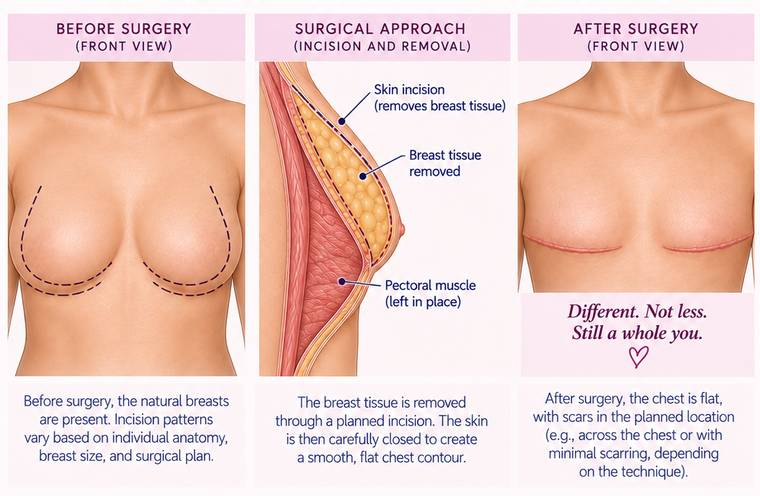
#> input picture images/recon-flatclosure-base.jpg, 760 x 496 px, found by its file name
$ python add-areolae.py
#> lines starting #> are read from the running program, lines starting #| are printed output that depends on the picture
"""Add nipple-areola complexes to the 'before surgery' panel.

The illustration is lit from the upper left, so each areola is shaded to match:
slightly lighter on its upper-left, deeper on its lower-right, with a soft
edge rather than a drawn outline, which is how the rest of the artwork reads.
"""
from PIL import Image, ImageDraw, ImageFilter

# Always read the untouched base, never the output - otherwise re-running
# this would composite a second set of areolae on top of the first.
SRC = "/Users/nickymurphy/Desktop/FoobOnTheLoose/images/recon-flatclosure-base.jpg"
OUT = "/Users/nickymurphy/Desktop/FoobOnTheLoose/images/recon-flatclosure.jpg"

im = Image.open(SRC).convert("RGB")
#> im is the input picture: PIL image 760x496 RGB; mean R, G, B 236.9, 203.9, 195.5
SS = 4  # supersample, so the soft edges are smooth once scaled back down

# apex of each breast mound, from the gridded reference
BREASTS = [(53, 248), (191, 248)]
AREOLA_W, AREOLA_H = 25, 23
NIPPLE_W, NIPPLE_H = 8, 7


def shade(base, dr, dg, db):
    return tuple(max(0, min(255, c + d)) for c, d in zip(base, (dr, dg, db)))


layer = Image.new("RGBA", (im.width * SS, im.height * SS), (0, 0, 0, 0))
#> layer: PIL image 3040x1984 RGBA; every value is 0
d = ImageDraw.Draw(layer)
px = im.load()

for cx, cy in BREASTS:
    skin = px[cx, cy]

    # Areola: a touch deeper and browner than the surrounding skin, built in
    # a few concentric passes so it fades outward instead of ending on a line.
    for i, (scale, dr, dg, db, alpha) in enumerate((
        (1.00, -6, -26, -22, 90),
        (0.86, -10, -36, -30, 130),
        (0.70, -13, -44, -37, 165),
        (0.54, -15, -50, -42, 195),
    )):
        w, h = AREOLA_W * scale, AREOLA_H * scale
        col = shade(skin, dr, dg, db) + (alpha,)
        d.ellipse([(cx - w / 2) * SS, (cy - h / 2) * SS,
                   (cx + w / 2) * SS, (cy + h / 2) * SS], fill=col)

    # Nipple, seated centrally and a little deeper again.
    nw, nh = NIPPLE_W, NIPPLE_H
    d.ellipse([(cx - nw / 2) * SS, (cy - nh / 2) * SS,
               (cx + nw / 2) * SS, (cy + nh / 2) * SS],
              fill=shade(skin, -18, -58, -48) + (215,))

    # Lighting: the sheet is lit from the upper left throughout.
    d.ellipse([(cx - nw * 0.34) * SS, (cy - nh * 0.46) * SS,
               (cx + nw * 0.02) * SS, (cy - nh * 0.04) * SS],
              fill=shade(skin, 6, 10, 12) + (80,))
    d.ellipse([(cx - nw * 0.08) * SS, (cy + nh * 0.02) * SS,
               (cx + nw * 0.40) * SS, (cy + nh * 0.48) * SS],
              fill=shade(skin, -22, -64, -54) + (95,))
#> this loop made 2 passes
#> (skin, nw, nh) on passes 1 to 2: ((245, 185, 159), 8, 7), ((246, 195, 174), 8, 7)

layer = layer.resize(im.size, Image.LANCZOS).filter(ImageFilter.GaussianBlur(0.5))
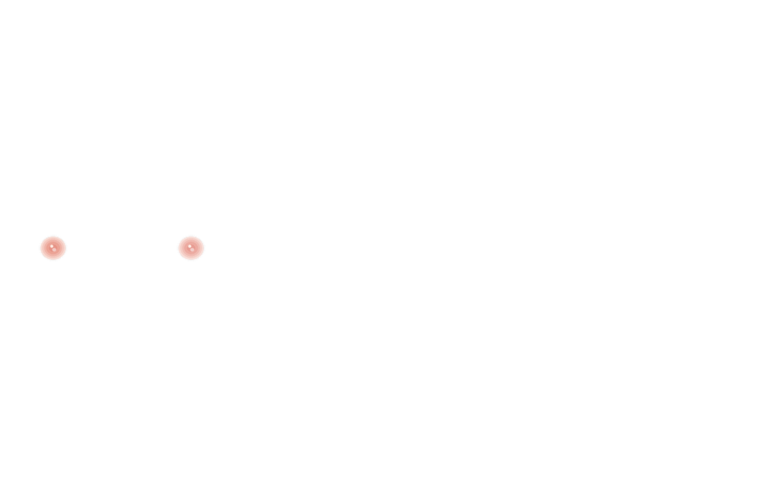
#> layer: PIL image 760x496 RGBA; mean R, G, B, A 0.7, 0.5, 0.4, 0.4; transparent parts drawn white
out = im.convert("RGBA")
out.alpha_composite(layer)
out.convert("RGB").save(OUT, quality=86, optimize=True)

# side-by-side detail of the panel, before and after, enlarged
box = (10, 170, 240, 310)
before = im.crop(box); after = Image.open(OUT).crop(box)
#> after `before = im.crop(box)`:
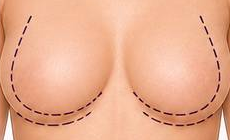
#> before: PIL image 230x140 RGB; mean R, G, B 233.1, 172.9, 142.1
cmp = Image.new("RGB", (before.width * 2 + 16, before.height), "white")
#> cmp: PIL image 476x140 RGB; every value is 255
cmp.paste(before, (0, 0)); cmp.paste(after, (before.width + 16, 0))
#> after `cmp.paste(before, (0, 0))`:
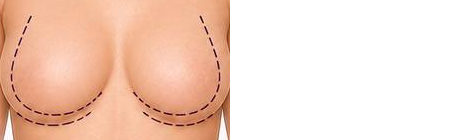
#> cmp: PIL image 476x140 RGB; mean R, G, B 244.4, 215.3, 200.5
#> after `cmp.paste(after, (before.width + 16, 0))`:
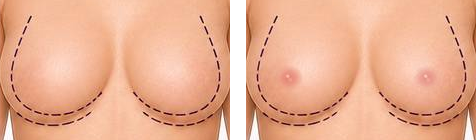
#> cmp: PIL image 476x140 RGB; mean R, G, B 233.7, 175.3, 145.6
cmp = cmp.resize((cmp.width * 3, cmp.height * 3), Image.LANCZOS)
#> cmp: PIL image 1428x420 RGB
cmp.save("/private/tmp/claude-501/-Users-nickymurphy-Desktop-FoobOnTheLoose/d558efa8-a861-4932-a105-576aa129e064/scratchpad/flat-compare.png")
print("written: before (left) / after (right)")

$ run again, with images/IMG_0502.JPG copied over images/recon-flatclosure-base.jpg
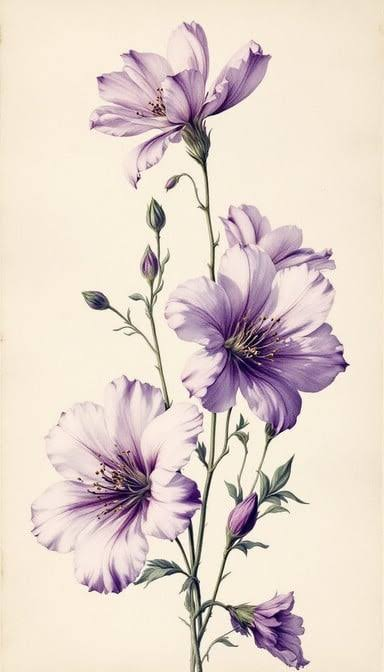
#> input picture images/IMG_0502.JPG, 384 x 672 px, found by its file name
#> im is the input picture: PIL image 384x672 RGB; mean R, G, B 226.5, 211.8, 203.3
#> the loop `for cx, cy in BREASTS:` made 2 passes
#> (skin, nw, nh) on passes 1 to 2: ((249, 236, 219), 8, 7), ((249, 240, 223), 8, 7)
#> `before = im.crop(box)`:
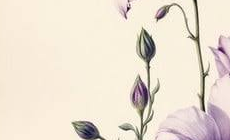
#> before: PIL image 230x140 RGB; mean R, G, B 234.9, 224, 210
#> `cmp.paste(after, (before.width + 16, 0))`:
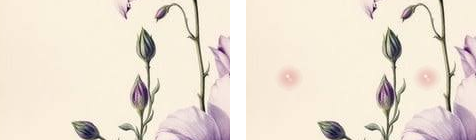
#> cmp: PIL image 476x140 RGB; mean R, G, B 235.4, 224.7, 211.2

$ run again, with images/recon-combohybrid.jpg copied over images/recon-flatclosure-base.jpg
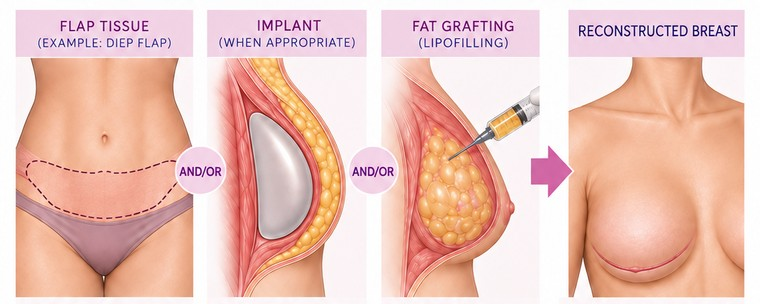
#> input picture images/recon-combohybrid.jpg, 760 x 304 px, found by its file name
#> im is the input picture: PIL image 760x304 RGB; mean R, G, B 236.5, 195.4, 185.4
#> the loop `for cx, cy in BREASTS:` made 2 passes
#> (skin, nw, nh) on passes 1 to 2: ((244, 185, 153), 8, 7), ((226, 163, 130), 8, 7)
#> `before = im.crop(box)`:
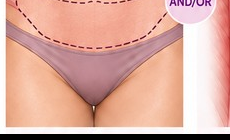
#> before: PIL image 230x140 RGB; mean R, G, B 220.1, 171.1, 158.2
#> `cmp.paste(after, (before.width + 16, 0))`:
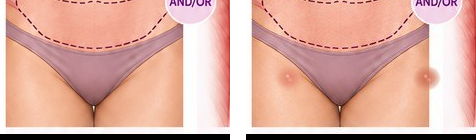
#> cmp: PIL image 476x140 RGB; mean R, G, B 221, 173.4, 161

$ run again, with images/recon-diep.jpg copied over images/recon-flatclosure-base.jpg
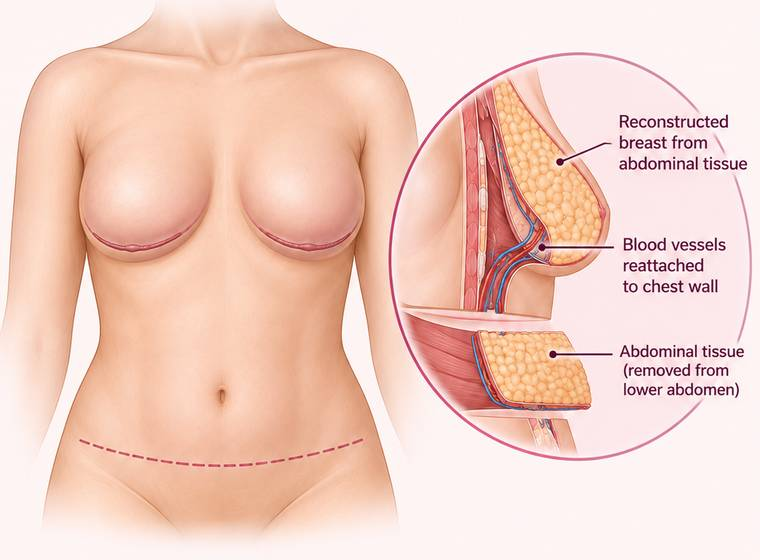
#> input picture images/recon-diep.jpg, 760 x 560 px, found by its file name
#> im is the input picture: PIL image 760x560 RGB; mean R, G, B 242.4, 206.9, 194.3
#> the loop `for cx, cy in BREASTS:` made 2 passes
#> (skin, nw, nh) on passes 1 to 2: ((247, 205, 183), 8, 7), ((246, 205, 177), 8, 7)
#> `before = im.crop(box)`:
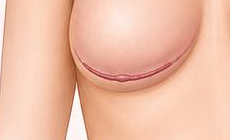
#> before: PIL image 230x140 RGB; mean R, G, B 239.2, 189.7, 166.4
#> `cmp.paste(after, (before.width + 16, 0))`:
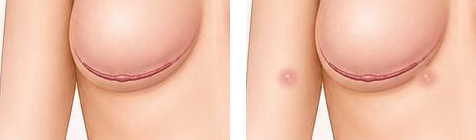
#> cmp: PIL image 476x140 RGB; mean R, G, B 239.6, 191.7, 169.2
